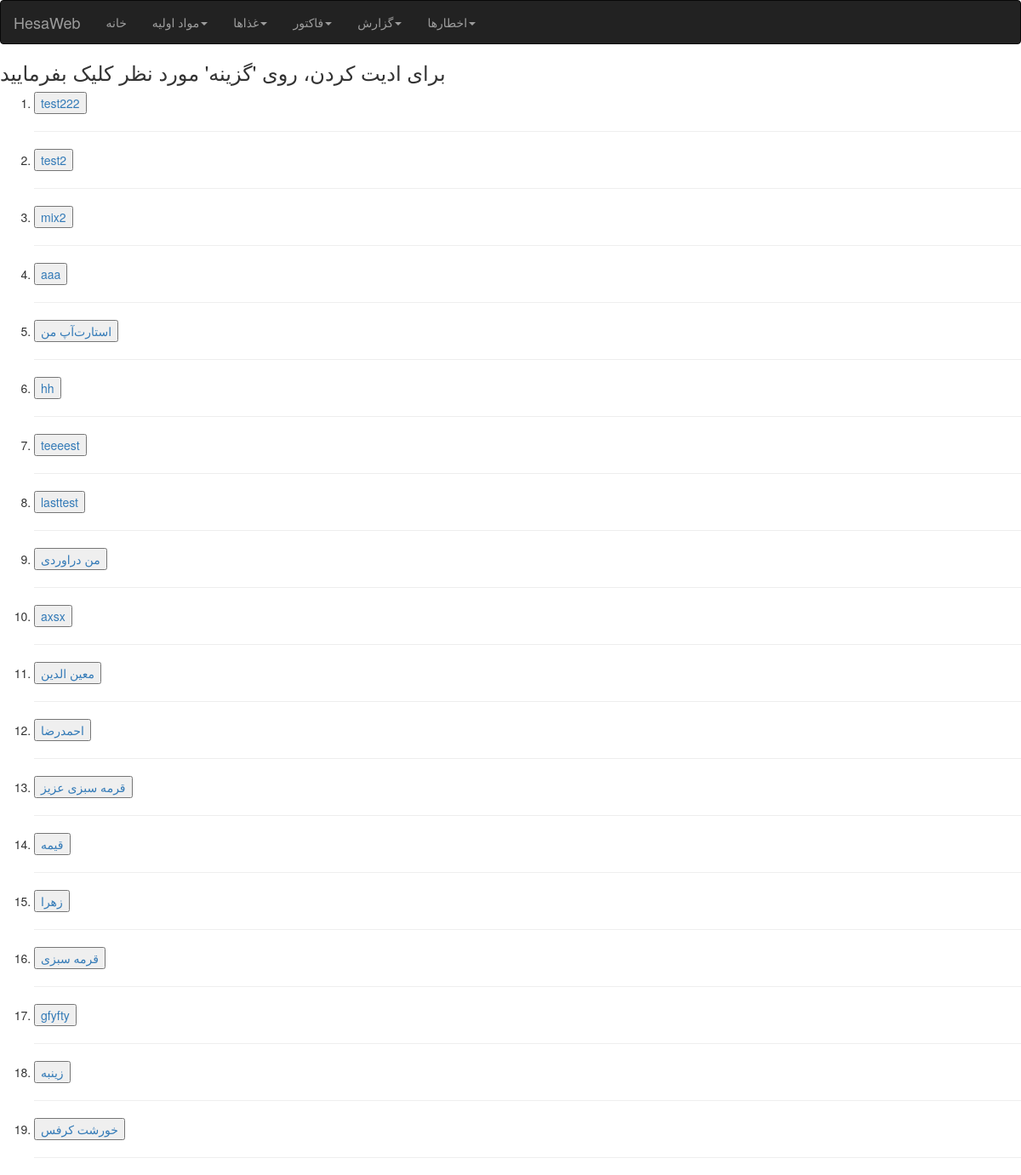
Screenshot of /all/kala (signed in) with the database file from the repository.
### product/models.py (models this page shows)
class kala(models.Model):
    name = models.CharField(max_length=50)
    current_value_instorage = models.IntegerField(default=0)
    current_price = models.IntegerField(default=0)
    total_value = models.IntegerField(default=0)
    price_per_unit = models.IntegerField(blank = True)
    materials = JSONField()
    def __str__(self):
        return self.name

### product/views.py (the view)
# urls.py: path("all/<str:type>",views.all,name="all"),
@login_required
def all(request,type):
    if type == "kala":
        content = kala.objects.all()
        return render(request,"product/all.html",{"content":content , "title" : "کالاها" , "type":"alter"})
    elif type == "material":
        content = material.objects.all()
        return render(request,"product/all.html",{"content":content , "title" : "مواد اولیه" , "type":"edit" })
    elif type == "cart":
        content = cart.objects.all()
        return render(request,"product/all.html",{"content":content , "title" : "مواد اولیه" , "type":"remove" })
    elif type == "factor":
        content = fucktor.objects.all()
        return render(request,"product/all.html",{"content":content , "title" : "فاکتورها"  , "e":"element" })
    elif type == "fcart":
        content = fcart.objects.all()
        return render(request,"product/all.html",{"content":content , "title" : "مواد اولیه" , "type":"removefcart" })

### product/templates/product/all.html (shortened to what this page needs)
{% extends 'base.html' %}
{% block body %}
    <h3>برای ادیت کردن، روی 'گزینه' مورد نظر کلیک بفرمایید</h3>
    <ol>
        {% for item in content %}
        <li>
            <button>
                <a href="http://127.0.0.1:8000/{{type}}/{{item.id}}">{{item}}
            </button>
        </li>
        <hr>
        {% endfor %}
    </ol>
{% endblock body %}

### rows the page displays
kala: name "test222"
kala: name "test2"
kala: name "mix2"
kala: name "aaa"
kala: name "استارت‌آپ من"
kala: name "hh"
kala: name "teeeest"
kala: name "lasttest"
kala: name "من دراوردی"
kala: name "axsx"
kala: name "معین الدین"
kala: name "احمدرضا"
kala: name "قرمه سبزی عزیز"
kala: name "قیمه"
kala: name "زهرا"
kala: name "قرمه سبزی"
kala: name "gfyfty"
kala: name "زینبه"
kala: name "خورشت کرفس"
